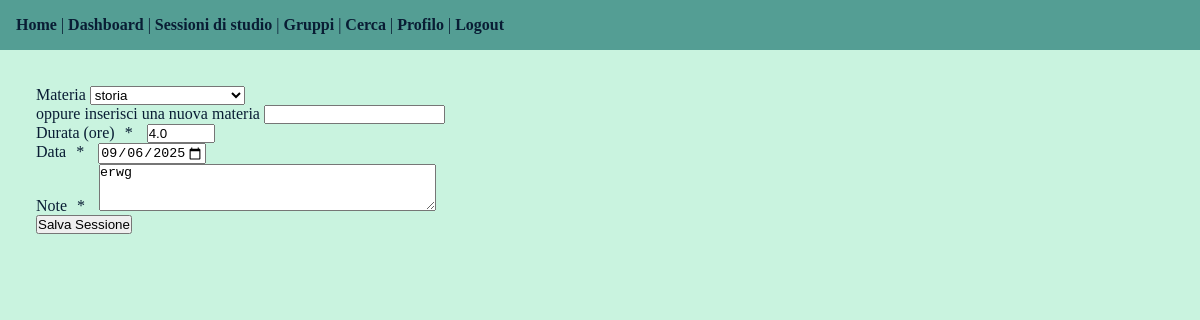
/study/sessions/1/edit/ (signed in), run on the app's committed database.
### study/models.py (models this page shows, shortened)
class StudySession(models.Model):
    user = models.ForeignKey(User, on_delete=models.CASCADE, related_name="study_sessions")
    subject = models.ForeignKey(Subject, on_delete=models.CASCADE,)
    duration = models.DecimalField(max_digits=4, decimal_places=1, validators=[MinValueValidator(0.5), MaxValueValidator(24.0)])
    date = models.DateField()
    notes = models.TextField(max_length=100)
    class Meta:
        ordering= ['-date']

### study/views.py (the view)
# urls.py: path('sessions/<int:pk>/edit/', views.edit_study_session, name='edit_session'),
@login_required
def edit_study_session(request, pk):
    session = get_object_or_404(StudySession, pk=pk, user=request.user)
    if request.method == 'POST':
        form = CreateSessionForm(request.POST, instance=session, user=request.user)
        if form.is_valid():
            print(form.cleaned_data)
            form.save()
            messages.success(request, 'Sessione aggiornata con successo!')
            return redirect('study:session_list')
    else:
        form = CreateSessionForm(instance=session, user=request.user)
    return render(request, 'study/session_form.html', {'form': form, 'title': 'Modifica sessione'})

### study/forms.py (shortened to what this page needs)
class CreateSessionForm(forms.ModelForm):
    subject_input = forms.CharField(max_length=50, required=False, label="oppure inserisci una nuova materia")
    class Meta:
        model = StudySession
        fields = ('subject', 'subject_input', 'duration', 'date', 'notes')
        widgets = {
            'date': forms.DateInput(attrs={'type': 'date', 'max': timezone.now().date()}),
            'duration': forms.NumberInput(attrs={'step': '0.5', 'min': '0.5', 'max': '24'}),
            'subject': forms.Select(attrs={'class':'form-control'}),
            'notes': forms.Textarea(attrs={'rows': 3}),
        }
        labels = {
            'subject': 'Materia',
            'duration': 'Durata (ore)',
            'date': 'Data',
            'notes': 'Note',
        }
    def __init__(self, *args, user=None, **kwargs):
        super().__init__(*args, **kwargs)
        self.user=user
        self.fields['subject'].queryset = Subject.objects.filter(created_by=user)
        self.fields['subject'].required = False
        self.fields['subject'].empty_label = "Seleziona una materia"

### study/models.py (called while the page is built)
    def __str__(self):
        return f"{self.name}"

### study/templates/study/session_form.html (shortened to what this page needs)
{% extends 'dashboard.html' %}
{% load crispy_forms_tags %}
{% block content %}
<div class="dashboard-main">
        <form method="post">
            {{ form|crispy}}
            <button type="submit"> Salva Sessione</button>
        </form>
    </div>
{% endblock %}

### static/css/style.css (style rules this page uses)
* { margin: 0; padding: 0; box-sizing: border-box; }
body { min-height: 100vh; background-color:#c9f3df; color: #091D34; font-size: 1rem; }
span { padding:10px; width:50%; }

### static/css/dashboard.css (style rules this page uses)
.dashboard-main { display:block; padding: 20px; }

### data on the page
StudySession: subject "storia", duration "4.0", date "09/06/2025", notes "erwg"
